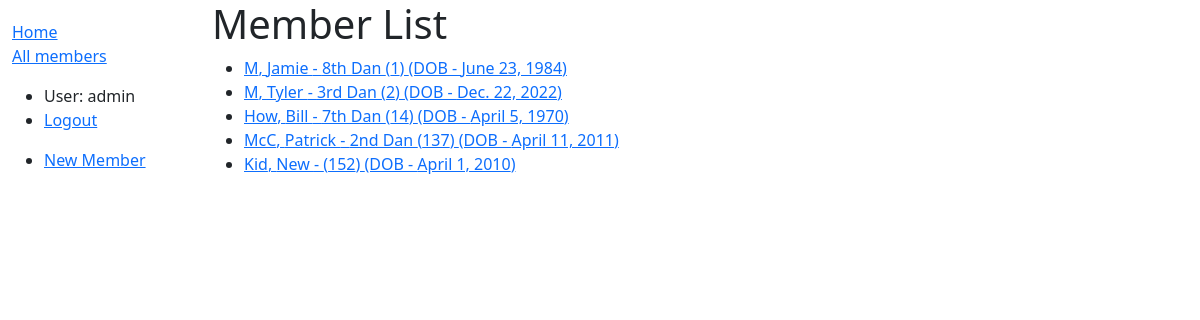
The page /dashboard/members/ (signed in) on the database as committed earlier.
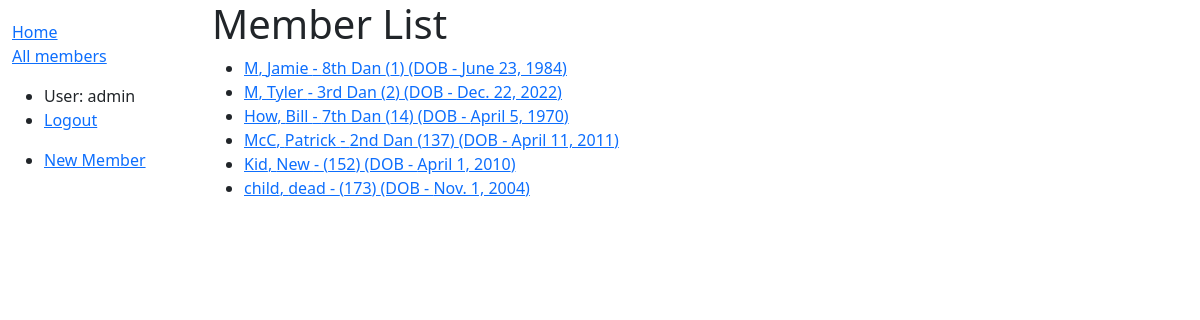
The same page on the database as committed later.
### dashboard/models.py (models this page shows, shortened)
class Member(models.Model):
    first_name = models.CharField(max_length=50)
    last_name = models.CharField(max_length=50)
    idnumber = models.SmallIntegerField(verbose_name="ID Number")
    address_line_1 = models.CharField(max_length=200, help_text="Street Number and Name", blank=True)
    address_line_2 = models.CharField(max_length=200, help_text="Suburb", blank=True)
    address_line_3 = models.CharField(max_length=4, help_text="Postcode", blank=True)
    date_of_birth = models.DateField()
    belt = models.CharField(max_length=50, choices=BELT_CHOICES, blank=True)
    email = models.EmailField()
    phone = models.CharField(max_length=100)
    team_leader_instructor = models.CharField(max_length=2, choices=TL_INST_RANKS, blank=True, verbose_name="Team Leader/Instructor")
    active = models.BooleanField(default=True)
    class Meta:
        ordering = ['idnumber']
    def get_absolute_url(self):
        return reverse('member-detail', args=[str(self.id)])

### dashboard/views.py (the view)
# urls.py: path('members/', views.MemberListView.as_view(), name='members'),
class MemberListView(LoginRequiredMixin, generic.ListView):
    model = Member
    paginate_by = 15

### dashboard/templates/dashboard/member_list.html
{% extends "base_generic.html" %}
{% block content %}
  <h1>Member List</h1>
  {% if member_list %}
  <ul>
    {% for member in member_list %}
      <li>
        <a href="{{ member.get_absolute_url }}">{{ member.last_name }}, {{ member.first_name }} - {{ member.get_belt_display }} ({{ member.idnumber }})
        {% if member.date_of_birth %}
            (DOB - {{ member.date_of_birth }})
        {% endif %} </a>
      </li>
    {% endfor %}
  </ul>
  {% else %}
    <p>There are no members.</p>
  {% endif %}
{% endblock %}

### dashboard/templates/base_generic.html (shortened to what this page needs)
<!DOCTYPE html>
<html lang="en">
<head>
  <link href="https://cdn.jsdelivr.net/npm/bootstrap@5.1.3/dist/css/bootstrap.min.css" rel="stylesheet">
  {% load static %}
  <link rel="stylesheet" href="{% static 'css/styles.css' %}">
</head>
<body>
  <div class="container-fluid">
    <div class="row">
      <div class="col-sm-2">
      {% block sidebar %}
        <ul class="sidebar-nav">
          <li><a href="{% url 'index' %}">Home</a></li>
          <li><a href="{% url 'members' %}">All members</a></li>
        </ul>
        <ul>
          {% if user.is_authenticated %}
          <li>User: {{ user.get_username }}</li>
          <li><a href="{% url 'logout' %}?next={{ request.path }}">Logout</a></li>
          </ul>
          <ul>
            <li><a href="{% url 'add-member' %}">New Member</a></li>
          </ul>
          {% else %}
          <li><a href="{% url 'login' %}?next={{ request.path }}">Login</a></li>
          {% endif %}
     {% endblock %}
      </div>
      <div class="col-sm-10 ">{% block content %}{% endblock %}
      </div>
    </div>
  </div>
</body>
</html>

### dashboard/static/css/styles.css (style rules this page uses)
.sidebar-nav { margin-top: 20px; padding: 0; list-style: none; }

Rows that differ between the two databases and show on the page:
added Member: last_name "child", first_name "dead", idnumber "173", date_of_birth "Nov. 1, 2004"
